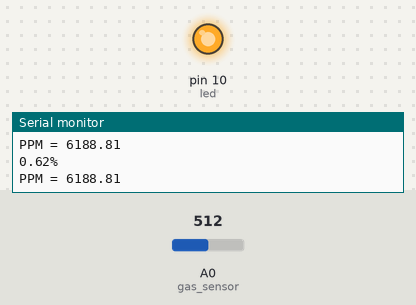
Recording of a sketch running on a simulated Arduino Uno, built with avr-gcc and run on an emulated ATmega328P. Parts: output pins drawn as LEDs (lit = HIGH), the last lines printed to the serial monitor. The inputs (shaded band) are chosen by the test bench; at power-on: A0 (gas_sensor) = 512.

Above: at 1.2 s.
1.3 s: A0 (gas_sensor) set to 434
2.8 s: A0 (gas_sensor) set to 403
At 3.9 s:
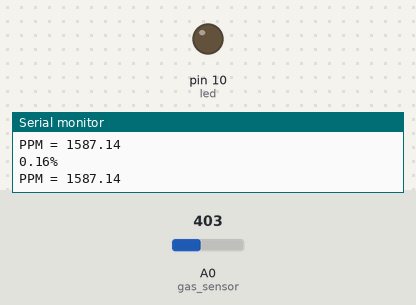
4.3 s: A0 (gas_sensor) set to 511
At 4.6 s:
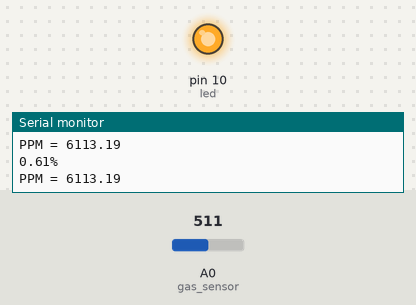
7.3 s: A0 (gas_sensor) set to 122
At 7.9 s:
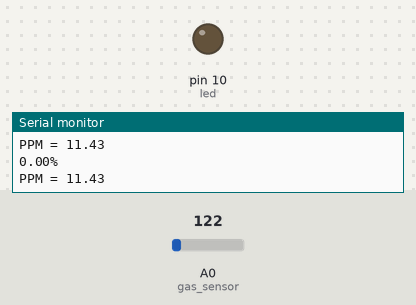
Timing chart, 0 to 9.8 s (numbered marks = the images above; inputs shaded):
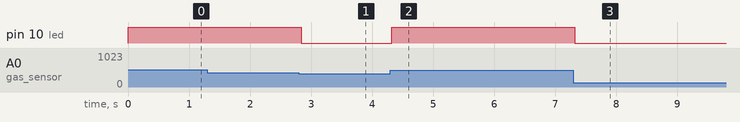

The sketch:

MQ2_PPM_day3.ino
```cpp
int led = 10;
int buzzer = 9;
int gas_sensor = A0;
float m = -0.318; // Slope
float b = 1.133;  // Y-Intercept
float R0 = 11.80; // Resistance of sensor in fresh air


void setup() {

  Serial.begin(9600);
  pinMode(led, OUTPUT);
  digitalWrite(led, LOW);
  pinMode(gas_sensor, INPUT);
}

void loop() {

  float sensor_volt;
  float RS_gas;
  float ratio;
  float sensorValue = analogRead(gas_sensor);
  sensor_volt = sensorValue * (5.0 / 1023.0);
  RS_gas = ((5.0 * 10.0) / sensor_volt) - 10.0;
  ratio = RS_gas / R0;

  double ppm_log = (log10(ratio) - b) / m;
  double ppm = pow(10, ppm_log);
  double percentage = ppm / 10000;
  Serial.print("PPM = ");
  Serial.println(ppm);
  Serial.print(percentage);
  Serial.println("%");


  if (ppm > 2000) {
    digitalWrite(led, HIGH);
  } else {

    digitalWrite(led, LOW);
  }
}
```

Measured:
- the behaviour switches between 422 and 421 on A0 (gas_sensor) (found by bisection; images 0 and 1)
- after the input at 2.8 s, pin 10 (led): HIGH → LOW at once
- after the input at 4.3 s, pin 10 (led): LOW → HIGH at once
- after the input at 7.3 s, pin 10 (led): HIGH → LOW at once
